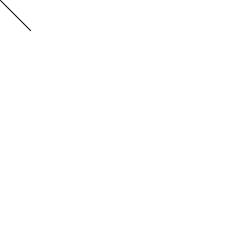
Frame 1 (no input)
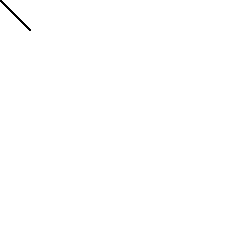
Frame 60 (the mouse pressed at the canvas centre just before this capture)
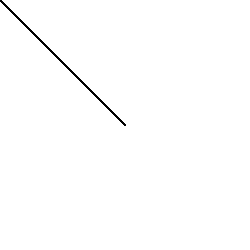
Frame 120 (the mouse held since frame 60 and released just before this capture)

The Processing sketch that drew these frames (run headless with seeded random() and noise(); from frame 60 on, the mouse is pressed at the canvas centre):

// Processing sketch: processing_123424
// ── processing_123424.pde

int counter;

void setup() {  //setup function called initially, only once
  size(250, 250);
  background(255);  //set background white
  }
  void draw() { 

line(mouseX,mouseY,30,30);
}
